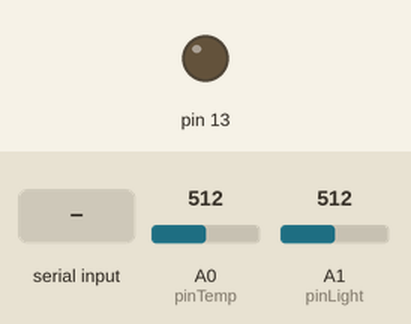
Bench run of a sketch on a simulated Arduino Uno, built with avr-gcc and run on an emulated ATmega328P. On the bench: output pins drawn as LEDs (lit = HIGH). The test bench sets the inputs (shaded band); at power-on: A0 (pinTemp) = 512, A1 (pinLight) = 512. What the sketch prints to the serial monitor is not drawn.

Above: at 4.9 s.
5.0 s: "200\n" received over Serial
At 6.2 s:
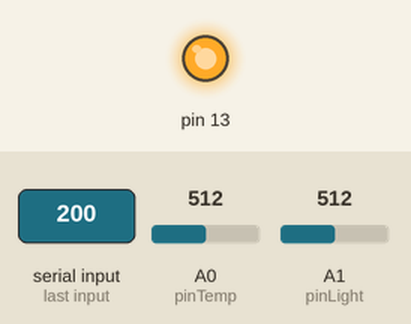
11.1 s: "90,45\n" received over Serial
At 12.4 s:
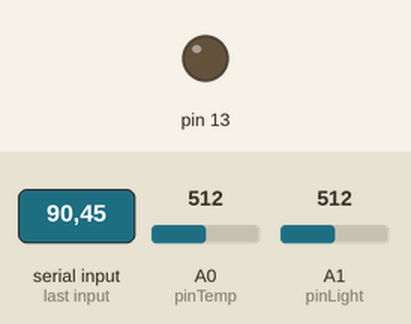
Timing chart, 0 to 13.7 s (numbered marks = the images above; inputs shaded):
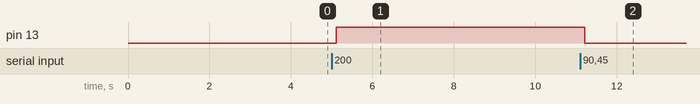

Measured:
- after the input at 5.0 s, pin 13: LOW → HIGH after 0.11 s
- after the input at 11.1 s, pin 13: HIGH → LOW after 0.11 s

The sketch:

arduinoCode.ino
```cpp
#define pinTemp A0
#define pinLight A1
int value;

const float T0 = 298.15;
const float R0 = 10000; // Resistor Value
const float belta = 3950;
const float r1 = 10000;
const float r2 = 10000;
float val1, val2;
float vol1, vol2, temp;

float Rldr, Lux, R, T;

void setup() {
  Serial.begin(9600);
  Serial.setTimeout(100);
}

void loop() {
  NTC();
  ldr();

  if(Serial.available() > 0){
    String text = Serial.readString();
    int pwm = text.toInt();
    analogWrite(13, pwm);
  }
}

void NTC() {
  val1 = analogRead(pinTemp);
  vol1 = (val1 * 5) / 1023;
  R = (r1 * (5 - vol1)) /vol1;
  T = (T0 * belta) / (belta + (T0 * log(R/R0)));
  Serial.print(String("t") + String(T));
  delay(500);
}

void ldr(){
  val2 = analogRead(pinLight);
  vol2 = (val2 * 5) / 1023;
  Rldr = ((vol2 * r2) / (5 - vol2)) / 1000;
  Lux = 500 / Rldr;
  Serial.print(String("l") + String(Lux));
  delay(500);
}
```
